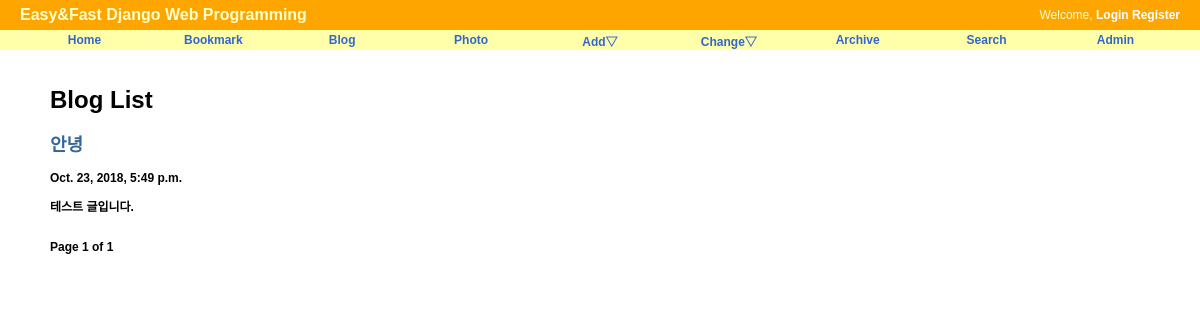
The page /blog/ on the database as committed earlier.
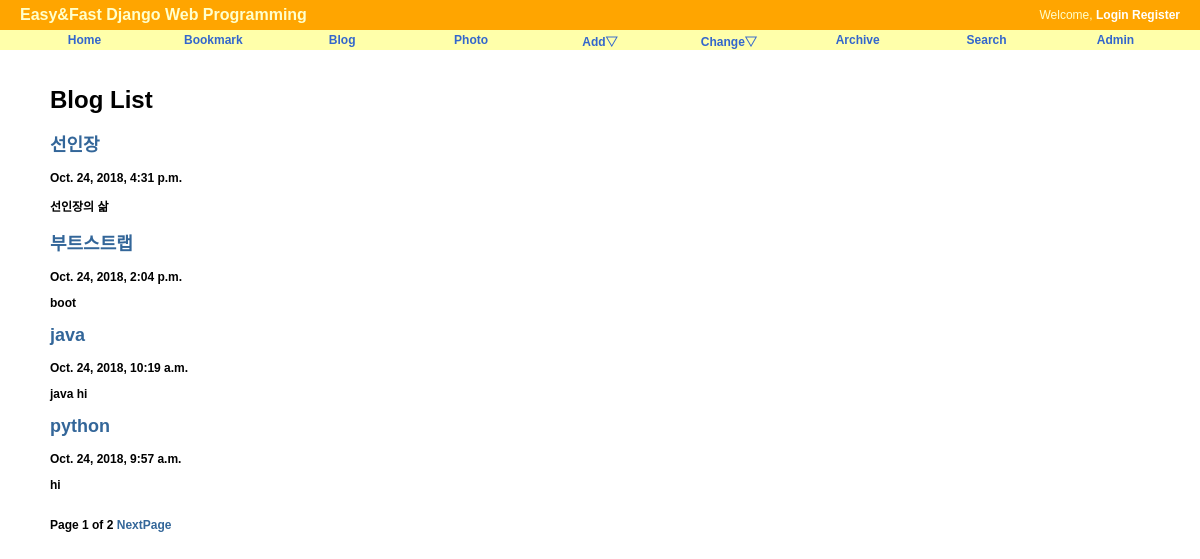
The same page on the database as committed later.
### blog/models.py (models this page shows, shortened)
class Post(models.Model):
    title = models.CharField('TITLE',max_length=50)
    slug = models.SlugField('SLUG', unique=True, allow_unicode=True,help_text = 'one word for title alias.')
    description = models.CharField('DESCRIPTION',max_length=100,blank=True, null=True, help_text='simple description text.')
    content = models.TextField('CONTENT')
    create_date = models.DateTimeField('Create Date',auto_now_add =True)
    modify_date = models.DateTimeField('Modify Date', auto_now=True)
    owner = models.ForeignKey(User, null=True, on_delete=models.CASCADE)
    class Meta:
        verbose_name = 'post'
        verbose_name_plural = 'posts'
        db_table = 'blog_posts'
        ordering = ('-modify_date', )
    def get_absolute_url(self):
        return reverse('blog:post_detail', args=(self.slug,))

### blog/views.py (the view)
# urls.py: path('',PostLV.as_view(),name='index'),
class PostLV(ListView):
    model = Post
    template_name = 'blog/post_all.html'  #post_list.html
    context_object_name = 'posts' #object_list
    paginate_by= 4

### blog/templates/blog/post_all.html (shortened to what this page needs)
{% extends "base.html" %}
{% block content%}
<div id="content">
<h1>Blog List</h1>
{% for post in posts %}
    <h2><a href="{{ post.get_absolute_url }}">{{post.title}}</a></h2>
    <p>{{post.modify_date}}</p>
    <p>{{post.description}}</p>
{% endfor %}
<br/>
<div>
    Page {{page_obj.number }} of {{page_obj.paginator.num_pages}}
    {% if page_obj.has_next %}
        <a href="?page={{ page_obj.next_page_number }}">NextPage</a>
    {% endif %}
</div>
{% endblock %}

Rows that differ between the two databases and show on the page:
no longer on this page (row unchanged): Post: title "안녕", modify_date "Oct. 23, 2018, 5:49 p.m.", description "테스트 글입니다."
added Post: title "선인장", modify_date "Oct. 24, 2018, 4:31 p.m.", description "선인장의 삶"
added Post: title "부트스트랩", modify_date "Oct. 24, 2018, 2:04 p.m.", description "boot"
added Post: title "java", modify_date "Oct. 24, 2018, 10:19 a.m.", description "java hi"
added Post: title "python", modify_date "Oct. 24, 2018, 9:57 a.m.", description "hi"
Other text that changed with them:
{{ page_obj.paginator.num_pages }}: "1" → "2"
text now shown: "NextPage"
